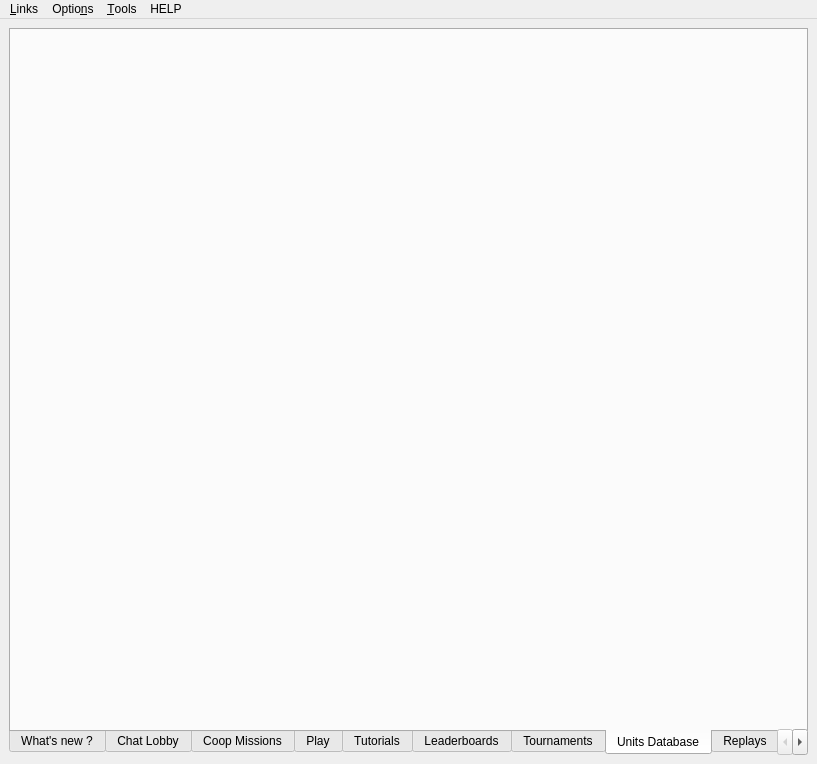
<?xml version="1.0" encoding="UTF-8"?>
<ui version="4.0">
 <class>mainwindow</class>
 <widget class="QMainWindow" name="mainwindow">
  <property name="geometry">
   <rect>
    <x>0</x>
    <y>0</y>
    <width>817</width>
    <height>764</height>
   </rect>
  </property>
  <property name="minimumSize">
   <size>
    <width>600</width>
    <height>400</height>
   </size>
  </property>
  <property name="windowTitle">
   <string>FA Forever</string>
  </property>
  <property name="statusTip">
   <string/>
  </property>
  <property name="autoFillBackground">
   <bool>false</bool>
  </property>
  <property name="styleSheet">
   <string notr="true"/>
  </property>
  <property name="toolButtonStyle">
   <enum>Qt::ToolButtonIconOnly</enum>
  </property>
  <property name="dockOptions">
   <set>QMainWindow::AllowTabbedDocks|QMainWindow::AnimatedDocks</set>
  </property>
  <property name="unifiedTitleAndToolBarOnMac">
   <bool>false</bool>
  </property>
  <widget class="QWidget" name="centralwidget">
   <property name="baseSize">
    <size>
     <width>100</width>
     <height>400</height>
    </size>
   </property>
   <layout class="QGridLayout" name="mainGridLayout">
    <property name="leftMargin">
     <number>9</number>
    </property>
    <property name="topMargin">
     <number>9</number>
    </property>
    <property name="rightMargin">
     <number>9</number>
    </property>
    <property name="bottomMargin">
     <number>9</number>
    </property>
    <property name="spacing">
     <number>0</number>
    </property>
    <item row="0" column="0">
     <layout class="QHBoxLayout" name="topLayout">
      <property name="spacing">
       <number>0</number>
      </property>
     </layout>
    </item>
    <item row="1" column="0">
     <widget class="QTabWidget" name="mainTabs">
      <property name="sizePolicy">
       <sizepolicy hsizetype="Expanding" vsizetype="Expanding">
        <horstretch>4</horstretch>
        <verstretch>0</verstretch>
       </sizepolicy>
      </property>
      <property name="focusPolicy">
       <enum>Qt::NoFocus</enum>
      </property>
      <property name="styleSheet">
       <string notr="true"/>
      </property>
      <property name="tabPosition">
       <enum>QTabWidget::South</enum>
      </property>
      <property name="tabShape">
       <enum>QTabWidget::Rounded</enum>
      </property>
      <property name="currentIndex">
       <number>7</number>
      </property>
      <property name="iconSize">
       <size>
        <width>30</width>
        <height>30</height>
       </size>
      </property>
      <property name="documentMode">
       <bool>false</bool>
      </property>
      <property name="movable">
       <bool>false</bool>
      </property>
      <widget class="QWidget" name="whatNewTab">
       <attribute name="title">
        <string>What's new ?</string>
       </attribute>
       <layout class="QVBoxLayout" name="verticalLayout">
        <property name="spacing">
         <number>0</number>
        </property>
        <property name="leftMargin">
         <number>0</number>
        </property>
        <property name="topMargin">
         <number>0</number>
        </property>
        <property name="rightMargin">
         <number>0</number>
        </property>
        <property name="bottomMargin">
         <number>0</number>
        </property>
       </layout>
      </widget>
      <widget class="QWidget" name="chatTab">
       <attribute name="title">
        <string>Chat Lobby</string>
       </attribute>
       <layout class="QGridLayout" name="gridLayout">
        <property name="leftMargin">
         <number>6</number>
        </property>
        <property name="topMargin">
         <number>6</number>
        </property>
        <property name="rightMargin">
         <number>6</number>
        </property>
        <property name="bottomMargin">
         <number>6</number>
        </property>
       </layout>
      </widget>
      <widget class="QWidget" name="coopTab">
       <attribute name="title">
        <string>Coop Missions</string>
       </attribute>
       <layout class="QGridLayout" name="gridLayout_14"/>
      </widget>
      <widget class="QWidget" name="gamesTab">
       <attribute name="title">
        <string>Play</string>
       </attribute>
       <layout class="QGridLayout" name="gridLayout_7">
        <property name="leftMargin">
         <number>6</number>
        </property>
        <property name="topMargin">
         <number>6</number>
        </property>
        <property name="rightMargin">
         <number>6</number>
        </property>
        <property name="bottomMargin">
         <number>6</number>
        </property>
       </layout>
      </widget>
      <widget class="QWidget" name="tutorialsTab">
       <attribute name="title">
        <string>Tutorials</string>
       </attribute>
       <layout class="QGridLayout" name="gridLayout_5">
        <property name="leftMargin">
         <number>6</number>
        </property>
        <property name="topMargin">
         <number>6</number>
        </property>
        <property name="rightMargin">
         <number>6</number>
        </property>
        <property name="bottomMargin">
         <number>6</number>
        </property>
       </layout>
      </widget>
      <widget class="QWidget" name="ladderTab">
       <attribute name="title">
        <string>Leaderboards</string>
       </attribute>
       <layout class="QGridLayout" name="gridLayout_4">
        <property name="leftMargin">
         <number>6</number>
        </property>
        <property name="topMargin">
         <number>6</number>
        </property>
        <property name="rightMargin">
         <number>6</number>
        </property>
        <property name="bottomMargin">
         <number>6</number>
        </property>
       </layout>
      </widget>
      <widget class="QWidget" name="tourneyTab">
       <attribute name="title">
        <string>Tournaments</string>
       </attribute>
       <layout class="QGridLayout" name="gridLayout_13">
        <property name="leftMargin">
         <number>6</number>
        </property>
        <property name="topMargin">
         <number>6</number>
        </property>
        <property name="rightMargin">
         <number>6</number>
        </property>
        <property name="bottomMargin">
         <number>6</number>
        </property>
       </layout>
      </widget>
      <widget class="QWidget" name="unitdbTab">
       <property name="sizePolicy">
        <sizepolicy hsizetype="Expanding" vsizetype="Expanding">
         <horstretch>0</horstretch>
         <verstretch>0</verstretch>
        </sizepolicy>
       </property>
       <attribute name="title">
        <string>Units Database</string>
       </attribute>
       <layout class="QVBoxLayout" name="verticalLayout_2"/>
      </widget>
      <widget class="QWidget" name="replaysTab">
       <attribute name="title">
        <string>Replays</string>
       </attribute>
       <layout class="QGridLayout" name="gridLayout_2">
        <property name="leftMargin">
         <number>6</number>
        </property>
        <property name="topMargin">
         <number>6</number>
        </property>
        <property name="rightMargin">
         <number>6</number>
        </property>
        <property name="bottomMargin">
         <number>6</number>
        </property>
       </layout>
      </widget>
      <widget class="QWidget" name="vaultsTab">
       <attribute name="title">
        <string>Vaults</string>
       </attribute>
       <layout class="QGridLayout" name="gridLayout_9">
        <property name="leftMargin">
         <number>6</number>
        </property>
        <property name="topMargin">
         <number>6</number>
        </property>
        <property name="rightMargin">
         <number>6</number>
        </property>
        <property name="bottomMargin">
         <number>6</number>
        </property>
        <item row="0" column="0">
         <widget class="QTabWidget" name="topTabs">
          <property name="currentIndex">
           <number>0</number>
          </property>
          <widget class="QWidget" name="mapsTab">
           <attribute name="title">
            <string>Maps</string>
           </attribute>
           <layout class="QGridLayout" name="gridLayout_11">
            <property name="leftMargin">
             <number>0</number>
            </property>
            <property name="topMargin">
             <number>0</number>
            </property>
            <property name="rightMargin">
             <number>0</number>
            </property>
            <property name="bottomMargin">
             <number>0</number>
            </property>
           </layout>
          </widget>
          <widget class="QWidget" name="modsTab">
           <attribute name="title">
            <string>Mods</string>
           </attribute>
           <layout class="QGridLayout" name="gridLayout_12">
            <property name="leftMargin">
             <number>0</number>
            </property>
            <property name="topMargin">
             <number>0</number>
            </property>
            <property name="rightMargin">
             <number>0</number>
            </property>
            <property name="bottomMargin">
             <number>0</number>
            </property>
           </layout>
          </widget>
         </widget>
        </item>
       </layout>
      </widget>
     </widget>
    </item>
   </layout>
  </widget>
  <widget class="QMenuBar" name="menubar">
   <property name="geometry">
    <rect>
     <x>0</x>
     <y>0</y>
     <width>817</width>
     <height>23</height>
    </rect>
   </property>
   <widget class="QMenu" name="menuOptions">
    <property name="title">
     <string>Optio&amp;ns</string>
    </property>
    <widget class="QMenu" name="menuSettings">
     <property name="title">
      <string>&amp;Settings...</string>
     </property>
     <addaction name="actionSetAutoLogin"/>
     <addaction name="actionSetAutoDownloadMods"/>
     <addaction name="actionSetAutoDownloadMaps"/>
     <addaction name="separator"/>
     <addaction name="actionLink_account_to_Steam"/>
     <addaction name="separator"/>
     <addaction name="actionSetGamePath"/>
     <addaction name="actionSaveGamelogs"/>
    </widget>
    <widget class="QMenu" name="menuTheme">
     <property name="tearOffEnabled">
      <bool>false</bool>
     </property>
     <property name="title">
      <string>&amp;Theme...</string>
     </property>
    </widget>
    <widget class="QMenu" name="menuClear">
     <property name="title">
      <string>C&amp;lear Data...</string>
     </property>
     <addaction name="actionClearCache"/>
     <addaction name="actionClearSettings"/>
     <addaction name="separator"/>
     <addaction name="actionClearGameFiles"/>
    </widget>
    <widget class="QMenu" name="menuChat">
     <property name="title">
      <string>&amp;Chat...</string>
     </property>
     <widget class="QMenu" name="menuHide_chatter">
      <property name="title">
       <string>&amp;Hide chatter...</string>
      </property>
      <addaction name="actionHideChatterRank"/>
      <addaction name="actionHideChatterAvatar"/>
      <addaction name="actionHideChatterCountry"/>
      <addaction name="actionHideChatterNick"/>
      <addaction name="actionHideChatterStatus"/>
      <addaction name="actionHideChatterMap"/>
     </widget>
     <addaction name="actionColoredNicknames"/>
     <addaction name="actionFriendsOnTop"/>
     <addaction name="actionSetNewbiesChannel"/>
     <addaction name="actionSetAutoJoinChannels"/>
     <addaction name="actionSetJoinsParts"/>
     <addaction name="actionSetOpenGames"/>
     <addaction name="actionSetLiveReplays"/>
     <addaction name="actionSetSoundEffects"/>
     <addaction name="actionIgnoreFoes"/>
     <addaction name="actionLanguageChannels"/>
     <addaction name="menuHide_chatter"/>
    </widget>
    <widget class="QMenu" name="menuNotifications">
     <property name="title">
      <string>&amp;Notifications...</string>
     </property>
     <addaction name="actionNsEnabled"/>
     <addaction name="actionNsSettings"/>
    </widget>
    <widget class="QMenu" name="menuLocalPath">
     <property name="title">
      <string>Show &amp;Paths...</string>
     </property>
     <addaction name="actionShowMapsDir"/>
     <addaction name="actionShowModsDir"/>
     <addaction name="actionShowReplaysDir"/>
     <addaction name="actionShowThemesDir"/>
     <addaction name="actionShowGamePrefs"/>
     <addaction name="actionShowClientConfigFile"/>
    </widget>
    <widget class="QMenu" name="menuUpdates">
     <property name="title">
      <string>&amp;Updates...</string>
     </property>
     <addaction name="actionCheck_for_Updates"/>
     <addaction name="actionUpdate_Settings"/>
    </widget>
    <addaction name="menuSettings"/>
    <addaction name="menuChat"/>
    <addaction name="menuTheme"/>
    <addaction name="menuNotifications"/>
    <addaction name="menuUpdates"/>
    <addaction name="separator"/>
    <addaction name="menuLocalPath"/>
    <addaction name="menuClear"/>
   </widget>
   <widget class="QMenu" name="menuHelp">
    <property name="title">
     <string>HELP</string>
    </property>
    <addaction name="actionWiki"/>
    <addaction name="separator"/>
    <addaction name="actionTechSupport"/>
    <addaction name="actionShowLogs"/>
    <addaction name="separator"/>
    <addaction name="actionAbout"/>
   </widget>
   <widget class="QMenu" name="menuLinks">
    <property name="title">
     <string>&amp;Links</string>
    </property>
    <addaction name="actionLinkUnitDB"/>
    <addaction name="actionLinkMapPool"/>
    <addaction name="separator"/>
    <addaction name="actionLinkWebsite"/>
    <addaction name="actionLinkForums"/>
    <addaction name="actionLinkWiki"/>
    <addaction name="actionLinkGitHub"/>
   </widget>
   <widget class="QMenu" name="menuTools">
    <property name="title">
     <string>&amp;Tools</string>
    </property>
    <addaction name="actionCheckPlayerAliases"/>
   </widget>
   <addaction name="menuLinks"/>
   <addaction name="menuOptions"/>
   <addaction name="menuTools"/>
   <addaction name="menuHelp"/>
  </widget>
  <action name="actionAbout">
   <property name="text">
    <string>&amp;About FAF</string>
   </property>
  </action>
  <action name="actionLinkWebsite">
   <property name="text">
    <string>&amp;Website</string>
   </property>
  </action>
  <action name="actionLinkWiki">
   <property name="text">
    <string>W&amp;iki</string>
   </property>
  </action>
  <action name="actionLinkGitHub">
   <property name="text">
    <string>&amp;GitHub</string>
   </property>
  </action>
  <action name="actionShowLogs">
   <property name="text">
    <string>&amp;Show Logs</string>
   </property>
  </action>
  <action name="actionReportBug">
   <property name="text">
    <string>Report a Bug</string>
   </property>
  </action>
  <action name="actionLinkForums">
   <property name="text">
    <string>&amp;Forums</string>
   </property>
  </action>
  <action name="actionLinkUnitDB">
   <property name="text">
    <string>&amp;Unit List</string>
   </property>
  </action>
  <action name="actionTechSupport">
   <property name="text">
    <string>&amp;Tech Support</string>
   </property>
  </action>
  <action name="actionSetAutoLogin">
   <property name="checkable">
    <bool>true</bool>
   </property>
   <property name="text">
    <string>&amp;Automatic Login</string>
   </property>
  </action>
  <action name="actionSetNewbiesChannel">
   <property name="checkable">
    <bool>true</bool>
   </property>
   <property name="text">
    <string>&amp;Use Newbies Channel</string>
   </property>
  </action>
  <action name="actionSetAutoJoinChannels">
   <property name="text">
    <string>Set &amp;autojoin channels</string>
   </property>
  </action>
  <action name="actionSetAutoDownloadMods">
   <property name="checkable">
    <bool>true</bool>
   </property>
   <property name="text">
    <string>Automatic &amp;Downloading of Mods</string>
   </property>
  </action>
  <action name="actionSetAutoDownloadMaps">
   <property name="checkable">
    <bool>true</bool>
   </property>
   <property name="text">
    <string>Automatic Downloading &amp;of Maps</string>
   </property>
  </action>
  <action name="actionClearCache">
   <property name="text">
    <string>&amp;Cache</string>
   </property>
  </action>
  <action name="actionClearLogs">
   <property name="text">
    <string>Logs</string>
   </property>
  </action>
  <action name="actionClearSettings">
   <property name="text">
    <string>&amp;Settings</string>
   </property>
  </action>
  <action name="actionClearGameFiles">
   <property name="text">
    <string>&amp;Game Files</string>
   </property>
  </action>
  <action name="actionSetGamePath">
   <property name="text">
    <string>&amp;Game Path...</string>
   </property>
  </action>
  <action name="actionSetSoundEffects">
   <property name="checkable">
    <bool>true</bool>
   </property>
   <property name="checked">
    <bool>true</bool>
   </property>
   <property name="enabled">
    <bool>true</bool>
   </property>
   <property name="text">
    <string>&amp;Sound Effects</string>
   </property>
  </action>
  <action name="actionMessages">
   <property name="text">
    <string>Messages</string>
   </property>
  </action>
  <action name="actionJoin_Part_Messages">
   <property name="checkable">
    <bool>true</bool>
   </property>
   <property name="checked">
    <bool>true</bool>
   </property>
   <property name="text">
    <string>Joins / Parts</string>
   </property>
  </action>
  <action name="actionAnnounce_Games">
   <property name="text">
    <string>Open Games</string>
   </property>
  </action>
  <action name="actionLive_Replays">
   <property name="text">
    <string>Live Replays</string>
   </property>
  </action>
  <action name="actionSetJoinsParts">
   <property name="checkable">
    <bool>true</bool>
   </property>
   <property name="text">
    <string>&amp;Joins / Parts</string>
   </property>
  </action>
  <action name="actionSetOpenGames">
   <property name="checkable">
    <bool>true</bool>
   </property>
   <property name="checked">
    <bool>true</bool>
   </property>
   <property name="text">
    <string>Friend &amp;Games</string>
   </property>
  </action>
  <action name="actionSetLiveReplays">
   <property name="checkable">
    <bool>true</bool>
   </property>
   <property name="checked">
    <bool>true</bool>
   </property>
   <property name="text">
    <string>Friend &amp;Replays</string>
   </property>
  </action>
  <action name="actionSaveGamelogs">
   <property name="checkable">
    <bool>true</bool>
   </property>
   <property name="text">
    <string>&amp;Save game logs</string>
   </property>
  </action>
  <action name="actionColoredNicknames">
   <property name="checkable">
    <bool>true</bool>
   </property>
   <property name="text">
    <string>&amp;Colored nicknames</string>
   </property>
  </action>
  <action name="actionFriendsOnTop">
   <property name="checkable">
    <bool>true</bool>
   </property>
   <property name="text">
    <string>&amp;Friends on top</string>
   </property>
  </action>
  <action name="actionWiki">
   <property name="text">
    <string>&amp;Wiki</string>
   </property>
  </action>
  <action name="actionLink_account_to_Steam">
   <property name="text">
    <string>&amp;Link account to Steam</string>
   </property>
  </action>
  <action name="actionTestingConnections">
   <property name="text">
    <string>Test Proxy Server</string>
   </property>
  </action>
  <action name="actionNotifications">
   <property name="text">
    <string>Notifications...</string>
   </property>
  </action>
  <action name="actionEnabled">
   <property name="text">
    <string>Enabled</string>
   </property>
  </action>
  <action name="actionNsEnabled">
   <property name="checkable">
    <bool>true</bool>
   </property>
   <property name="checked">
    <bool>true</bool>
   </property>
   <property name="text">
    <string>&amp;Enabled</string>
   </property>
  </action>
  <action name="actionNsSettings">
   <property name="text">
    <string>&amp;Settings</string>
   </property>
  </action>
  <action name="actionShowModsDir">
   <property name="text">
    <string>Show &amp;mods folder</string>
   </property>
  </action>
  <action name="actionShowReplaysDir">
   <property name="text">
    <string>Show &amp;replays folder</string>
   </property>
  </action>
  <action name="actionShowMapsDir">
   <property name="text">
    <string>&amp;Show maps folder</string>
   </property>
  </action>
  <action name="actionPath">
   <property name="text">
    <string>&amp;Path...</string>
   </property>
  </action>
  <action name="actionShowGamePrefs">
   <property name="text">
    <string>Show &amp;game.prefs</string>
   </property>
  </action>
  <action name="actionCheck_for_Updates">
   <property name="text">
    <string>&amp;Check for Updates</string>
   </property>
  </action>
  <action name="actionUpdate_Settings">
   <property name="text">
    <string>&amp;Update Settings...</string>
   </property>
  </action>
  <action name="actionShowThemesDir">
   <property name="text">
    <string>Show &amp;themes folder</string>
   </property>
  </action>
  <action name="actionLinkMapPool">
   <property name="text">
    <string>&amp;Ladder Map Pool</string>
   </property>
  </action>
  <action name="actionCheckPlayerAliases">
   <property name="text">
    <string>&amp;Check player aliases</string>
   </property>
  </action>
  <action name="actionIgnoreFoes">
   <property name="checkable">
    <bool>true</bool>
   </property>
   <property name="checked">
    <bool>true</bool>
   </property>
   <property name="text">
    <string>&amp;Ignore foes</string>
   </property>
  </action>
  <action name="actionShowClientConfigFile">
   <property name="text">
    <string>Show &amp;client config file</string>
   </property>
  </action>
  <action name="actionHideChatterNick">
   <property name="checkable">
    <bool>true</bool>
   </property>
   <property name="text">
    <string>&amp;Nick</string>
   </property>
  </action>
  <action name="actionHideChatterMap">
   <property name="checkable">
    <bool>true</bool>
   </property>
   <property name="text">
    <string>&amp;Map</string>
   </property>
  </action>
  <action name="actionHideChatterRank">
   <property name="checkable">
    <bool>true</bool>
   </property>
   <property name="text">
    <string>&amp;Rank</string>
   </property>
  </action>
  <action name="actionHideChatterAvatar">
   <property name="checkable">
    <bool>true</bool>
   </property>
   <property name="text">
    <string>&amp;Avatar</string>
   </property>
  </action>
  <action name="actionHideChatterCountry">
   <property name="checkable">
    <bool>true</bool>
   </property>
   <property name="text">
    <string>&amp;Country</string>
   </property>
  </action>
  <action name="actionHideChatterStatus">
   <property name="checkable">
    <bool>true</bool>
   </property>
   <property name="text">
    <string>&amp;Status</string>
   </property>
  </action>
  <action name="actionLanguageChannels">
   <property name="text">
    <string>Language channels</string>
   </property>
  </action>
 </widget>
 <resources/>
 <connections/>
</ui>
